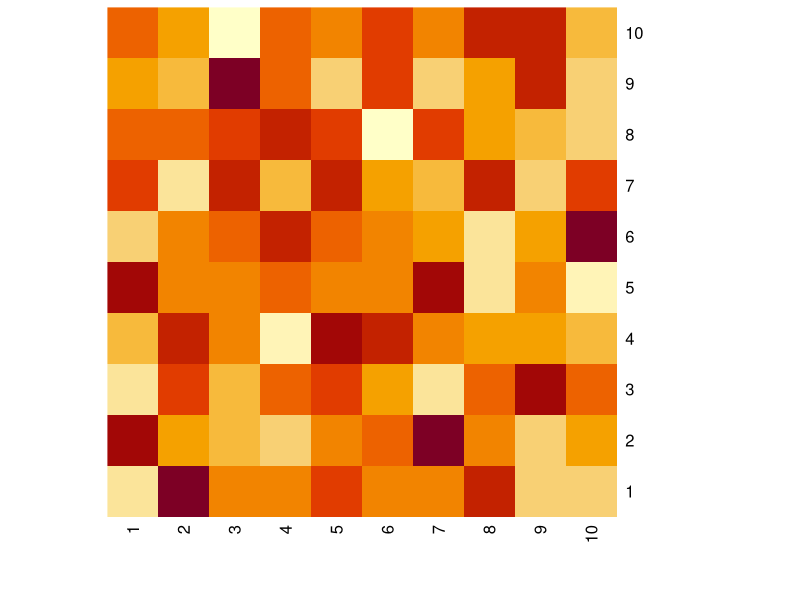

Source code (R):
# 3. Simulate a simple dataset of 10 points.Create a heat map to visualize relationships between
# the variables. A heat map is agraphical representation of data where the data values are
# represented as colours.
data <- matrix(rnorm(100), nrow = 10, ncol = 10) 
print(data)
heatmap(data, Colv = NA, Rowv = NA)